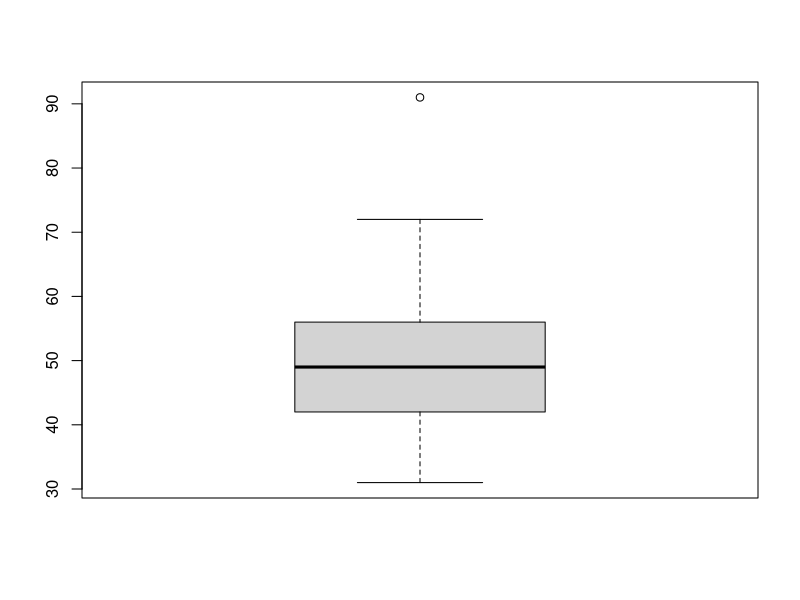
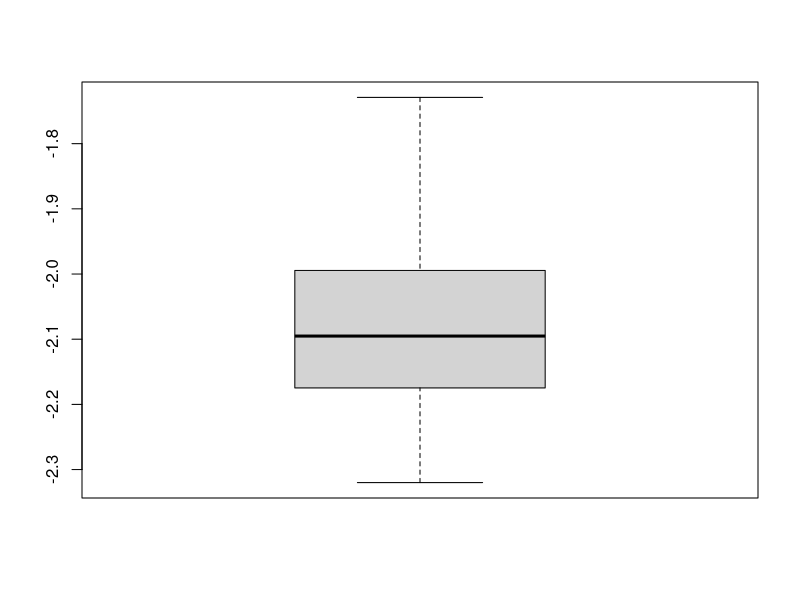
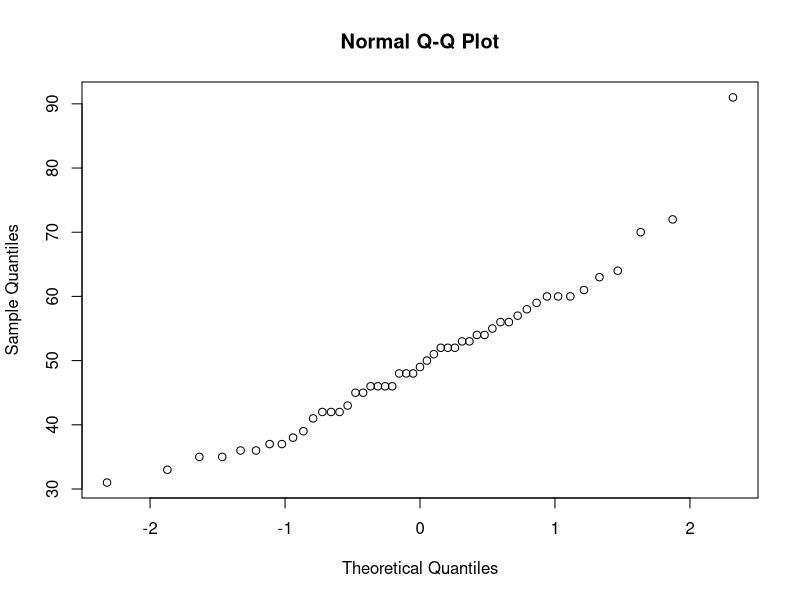
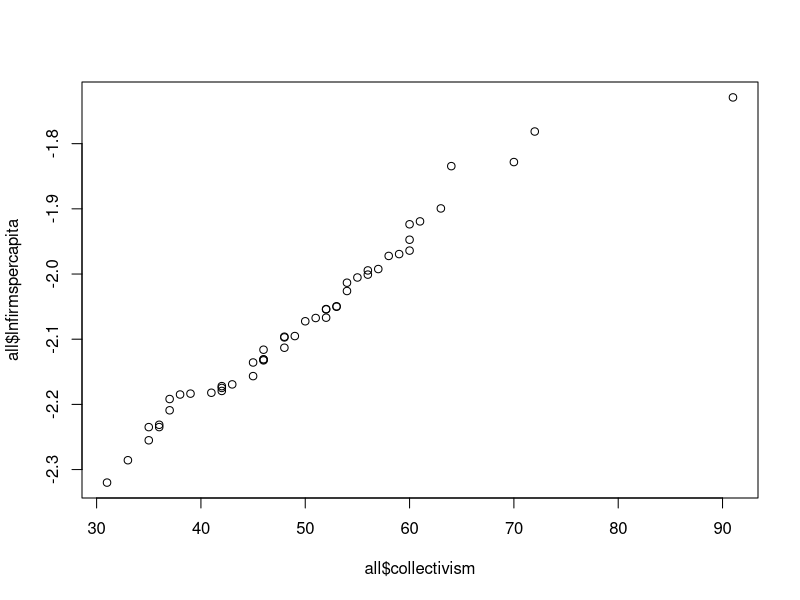
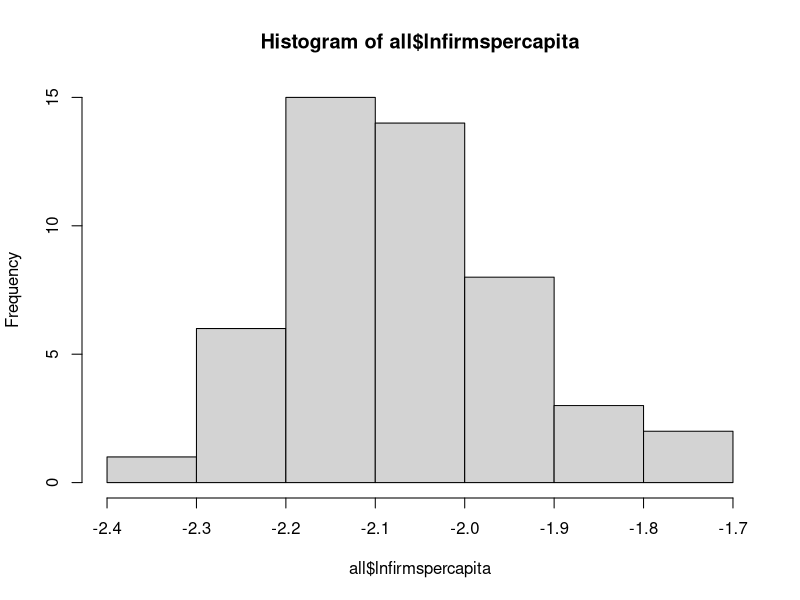
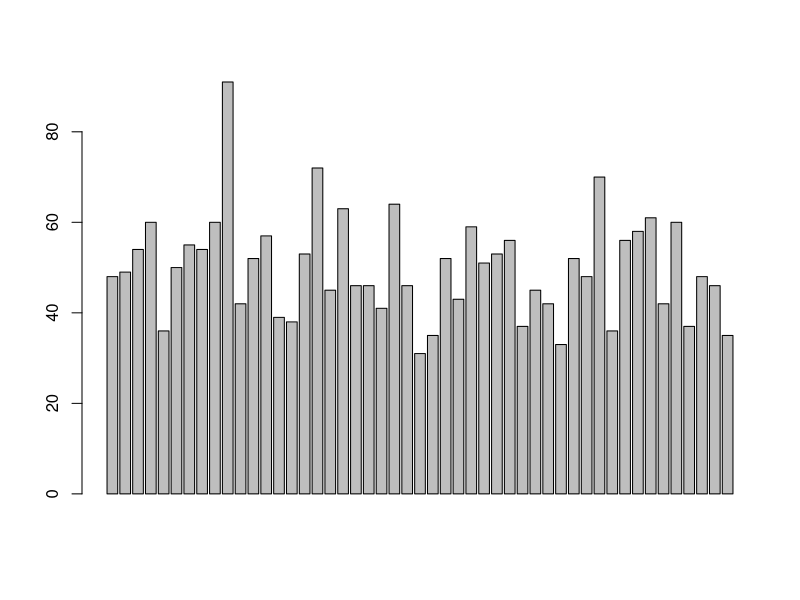
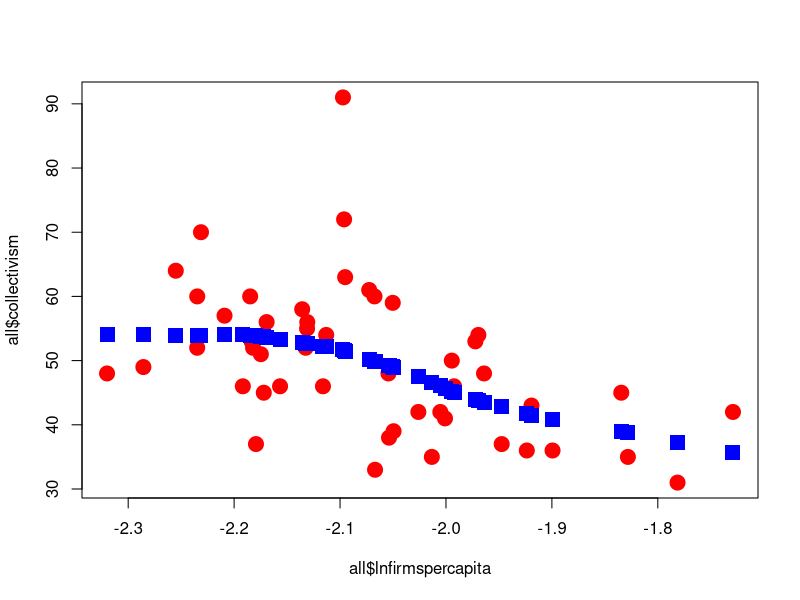
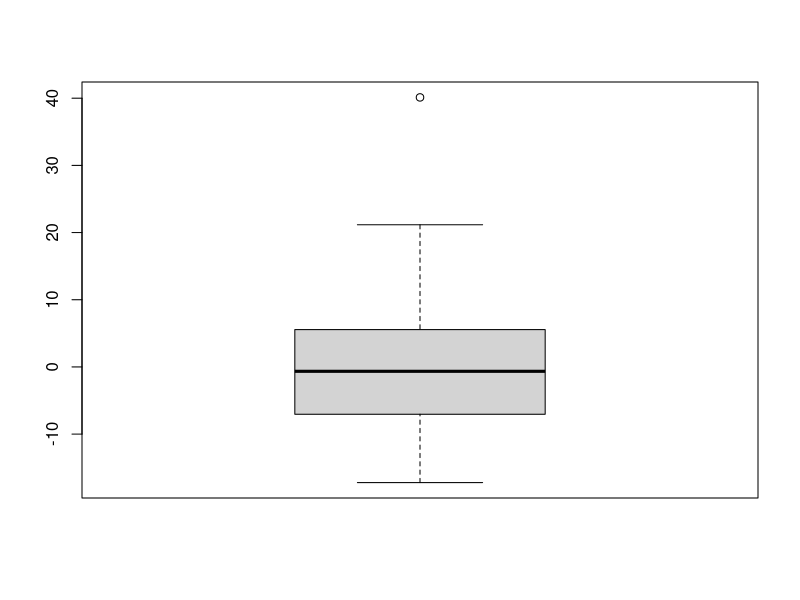

The R source for these figures, in order:
## ---- chunk 1
all<-read.csv("all.csv",header=1)
head(all)
## ---- chunk 2
boxplot(all$collectivism)
boxplot(all$lnfirmspercapita)
qqnorm(all$collectivism)
qqplot(all$collectivism,all$lnfirmspercapita)
hist(all$lnfirmspercapita)
wilcox.test(all$collectivism,all$lnfirmspercapita)
barplot(all$collectivism)
#pairs(all)
cor.test(all$lnfirmspercapita,all$collectivism)
cor.test(all$lnfirmspercapita,all$collectivism,method="spearman")
cor.test(all$lnfirmspercapita,all$collectivism,method="kendall")
plot(all$lnfirmspercapita,all$collectivism,pch=19,cex=2,col="red")
points(lowess(all$lnfirmspercapita,all$collectivism),pch=15,cex=2,col="blue")
## ---- chunk 3
reglmcollectivism<-lm(all$collectivism~all$lnfirmspercapita)
summary(reglmcollectivism)
head(resid(reglmcollectivism))
head(reglmcollectivism$residuals)
boxplot(reglmcollectivism$residuals)
qqnorm(reglmcollectivism$residuals,pch=7,col="blue")
plot(all$collectivism,reglmcollectivism$residuals,pch=17,col="blue")
## ---- chunk 4
lm2<-lm(all$collectivism~all$pcunion)
summary(lm2)
scatter.smooth(all$collectivism,all$pcunion)
plot(all$collectivism,all$pcunion,pch=12,col="green")
points(lowess(all$collectivism,all$pcunion),f=3/4,pch=15,col="red")
cor.test(all$collectivism,all$pcunion)
#m12m2<-lm(reglmcollectivism$residuals~all$pcunion)
#summary(m12m2)
boxplot(all$pcunion[all$right2work==1],all$pcunion[all$right2work==0])
barplot(table(all$pcunion[all$right2work==1]))
barplot(table(all$pcunion[all$right2work==0]))
t.test(all$pcunion[all$right2work==1],all$pcunion[all$right2work==0])
wilcox.test(all$pcunion[all$right2work==1],all$pcunion[all$right2work==0])
boxplot(all$collectivism[all$right2work==1],all$collectivism[all$right2work==0])
wilcox.test(all$collectivism[all$right2work==1],all$collectivism[all$right2work==0])
